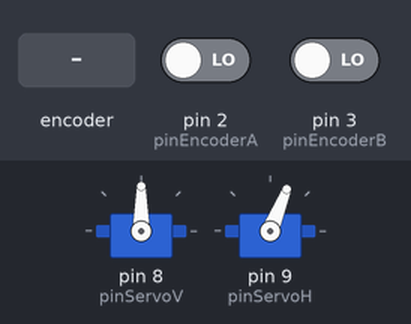
Simulated run of this sketch. Board: Arduino Uno, built with avr-gcc and run on an emulated ATmega328P. On the bench: 2 × servo. The test bench sets the inputs (shaded band); at power-on: pin 2 (pinEncoderA) LOW, pin 3 (pinEncoderB) LOW.

Above: at 1.2 s.
1.3 s: rotary encoder on pin 2 (pinEncoderA) / pin 3 (pinEncoderB) turned 1 step (first pin leading)
Timing chart, 0 to 4.3 s (numbered marks = the images above; inputs shaded):
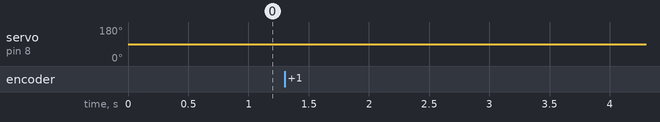

The sketch:

prototypeWithServos.ino
```cpp
#include<Servo.h>
//#include <MegaServo.h>


const int fsmEncoder[4][4]={{0,1,-1,0},{-1,0,0,1},{1,0,0,-1},{0,-1,1,0}};
const uint8_t pinEncoderA=2;
const uint8_t pinEncoderB=3;
unsigned long lastEncoderTime = 0;
unsigned long lastEncoderTimeDiff;
const uint8_t pinServoV=8;
const uint8_t pinServoH=9;

int position=0;
Servo servoH;
Servo servoV;

void setup() {
  Serial.begin(9600);
  servoH.attach(pinServoV);
  servoV.attach(pinServoH);
  pinMode(pinEncoderA, INPUT);
  pinMode(pinEncoderB, INPUT);
  attachInterrupt(digitalPinToInterrupt(pinEncoderA), incrementEncoder, CHANGE);
  attachInterrupt(digitalPinToInterrupt(pinEncoderB), incrementEncoder, CHANGE);

}

void loop(){
  //Serial.println(position);
  //Length Pendulum:175mm
  //Length Encoder 75mm
  //Distanze Pendulum 235mm
  double speedAngle = 0 * min(max(lastEncoderTimeDiff/1000,30),-30);
  double angle = 45.0/180.0*(position+speedAngle)*PI/180.0;
  servoH.write(90+180.0/PI*atan(175.0*sin(-angle)/235.0));
  servoV.write(67-35+180.0/PI*atan(175.0*cos(angle)/235.0));
}

void incrementEncoder(){
  static uint8_t lasta = 0;
  static uint8_t lastb = 0;
  uint8_t ina = digitalRead(pinEncoderA)==HIGH;
  uint8_t inb = digitalRead(pinEncoderB)==HIGH;
  //if(ina != lasta || inb != lastb)
  position+=fsmEncoder[(ina<<1)+inb][(lasta<<1)+lastb];
  lasta = ina;
  lastb = inb;
  unsigned long newTime = micros();
  lastEncoderTimeDiff = newTime - lastEncoderTime;
  lastEncoderTime = newTime;
}
```

Measured:
- after the input at 1.3 s, servo on pin 8 (pinServoV): 90° → 89° after 0.05 s
